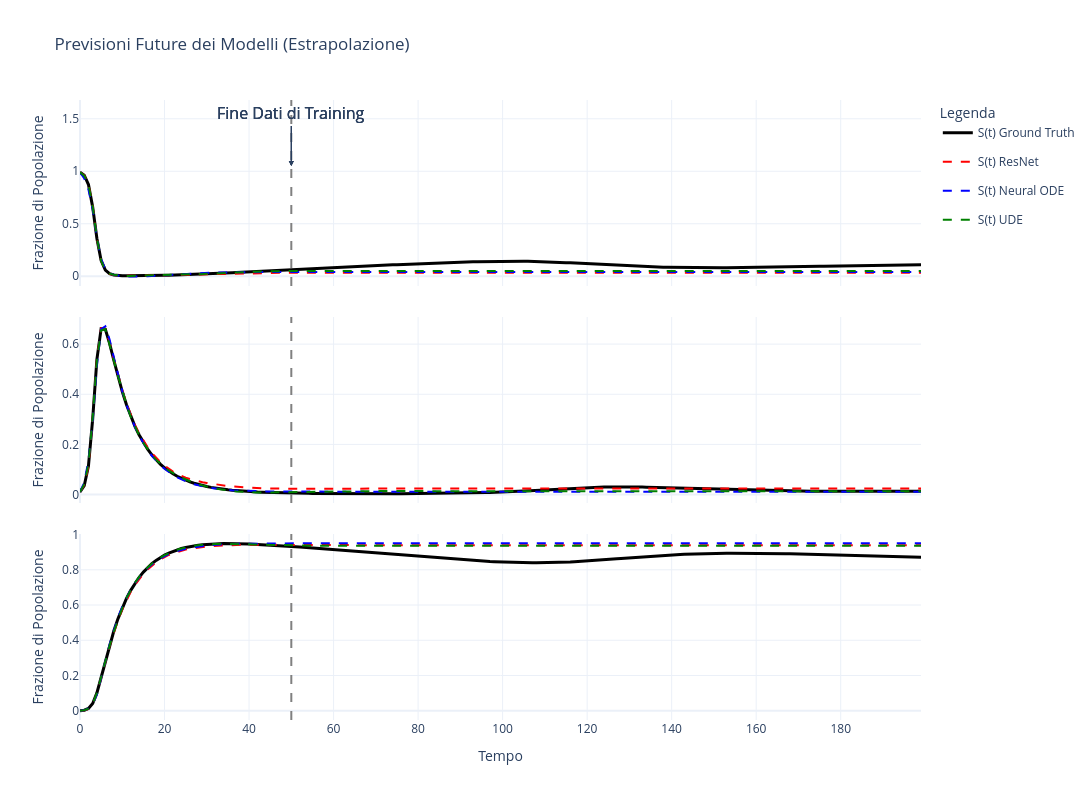

Source (notebook cell):
### Code cell
labels = ['S(t)', 'I(t)', 'R(t)']
colors = {
    'Ground Truth': 'black',
    'ResNet': 'red',
    'Neural ODE': 'blue',
    'UDE': 'green',
}

fig = make_subplots(
    rows=3, cols=1,
    shared_xaxes=True,
    vertical_spacing=0.05,
    subplot_titles=[f'Previsione Futura per {label}' for label in labels]
)

for i in range(3):
    # Ground Truth trace
    fig.add_trace(go.Scatter(
        x=t_future_np,
        y=true_future_traj[:, i].cpu().numpy(),
        name=f'{labels[i]} Ground Truth',
        mode='lines',
        line=dict(color=colors['Ground Truth'], width=3, dash='solid'),
        legendgroup='Ground Truth',
        showlegend=(i == 0)
    ), row=i + 1, col=1)

    # ResNet trace
    fig.add_trace(go.Scatter(
        x=t_future_np,
        y=pred_future_resnet[:, i].cpu().numpy(),
        name=f'{labels[i]} ResNet',
        mode='lines',
        line=dict(color=colors['ResNet'], dash='dash'),
        legendgroup='ResNet',
        showlegend=(i == 0)
    ), row=i + 1, col=1)

    # Neural ODE trace
    fig.add_trace(go.Scatter(
        x=t_future_np,
        y=pred_future_node[:, i].cpu().numpy(),
        name=f'{labels[i]} Neural ODE',
        mode='lines',
        line=dict(color=colors['Neural ODE'], dash='dash'),
        legendgroup='Neural ODE',
        showlegend=(i == 0)
    ), row=i + 1, col=1)

    # UDE trace
    fig.add_trace(go.Scatter(
        x=t_future_np,
        y=pred_future_ude[:, i].cpu().numpy(),
        name=f'{labels[i]} UDE',
        mode='lines',
        line=dict(color=colors['UDE'], dash='dash'),
        legendgroup='UDE',
        showlegend=(i == 0)
    ), row=i + 1, col=1)

    # Adding a vertical line at the end of training data
    fig.add_vline(
        x=t.cpu().max(),
        line_width=2,
        line_dash="dash",
        line_color="grey",
        row=i + 1, col=1
    )

fig.update_layout(
    title_text="Previsioni Future dei Modelli (Estrapolazione)",
    height=800,
    width=1400,
    legend_title_text='Legend',
    annotations=[
        dict(
            x=t.cpu().max(), y=1.05,
            xref="x", yref="y",
            text="End of training data",
            showarrow=True,
            arrowhead=2,
            ax=0, ay=-40
        )
    ],
    template='plotly_white',
)

fig.update_xaxes(title_text="Time", row=3, col=1)
fig.update_yaxes(title_text="Fraction of Population", row=1, col=1)
fig.update_yaxes(title_text="Fraction of Population", row=2, col=1)
fig.update_yaxes(title_text="Fraction of Population", row=3, col=1)

fig.show()

### Figure 1 — Plotly figure (JSON) as saved in the notebook; plotly's stock layout.template omitted (floating-point values rounded to 4 significant figures; data arrays with more than 128 entries replaced by an {"elided": "..."} marker saying what was removed)
{"data": [{"legendgroup": "Ground Truth", "line": {"color": "black", "dash": "solid", "width": 3}, "mode": "lines", "name": "S(t) Ground Truth", "showlegend": true, "x": {"elided": "200 float values"}, "y": {"elided": "200 float values"}, "type": "scatter", "xaxis": "x", "yaxis": "y"}, {"legendgroup": "ResNet", "line": {"color": "red", "dash": "dash"}, "mode": "lines", "name": "S(t) ResNet", "showlegend": true, "x": {"elided": "200 float values"}, "y": {"elided": "200 float values"}, "type": "scatter", "xaxis": "x", "yaxis": "y"}, {"legendgroup": "Neural ODE", "line": {"color": "blue", "dash": "dash"}, "mode": "lines", "name": "S(t) Neural ODE", "showlegend": true, "x": {"elided": "200 float values"}, "y": {"elided": "200 float values"}, "type": "scatter", "xaxis": "x", "yaxis": "y"}, {"legendgroup": "UDE", "line": {"color": "green", "dash": "dash"}, "mode": "lines", "name": "S(t) UDE", "showlegend": true, "x": {"elided": "200 float values"}, "y": {"elided": "200 float values"}, "type": "scatter", "xaxis": "x", "yaxis": "y"}, {"legendgroup": "Ground Truth", "line": {"color": "black", "dash": "solid", "width": 3}, "mode": "lines", "name": "I(t) Ground Truth", "showlegend": false, "x": {"elided": "200 float values"}, "y": {"elided": "200 float values"}, "type": "scatter", "xaxis": "x2", "yaxis": "y2"}, {"legendgroup": "ResNet", "line": {"color": "red", "dash": "dash"}, "mode": "lines", "name": "I(t) ResNet", "showlegend": false, "x": {"elided": "200 float values"}, "y": {"elided": "200 float values"}, "type": "scatter", "xaxis": "x2", "yaxis": "y2"}, {"legendgroup": "Neural ODE", "line": {"color": "blue", "dash": "dash"}, "mode": "lines", "name": "I(t) Neural ODE", "showlegend": false, "x": {"elided": "200 float values"}, "y": {"elided": "200 float values"}, "type": "scatter", "xaxis": "x2", "yaxis": "y2"}, {"legendgroup": "UDE", "line": {"color": "green", "dash": "dash"}, "mode": "lines", "name": "I(t) UDE", "showlegend": false, "x": {"elided": "200 float values"}, "y": {"elided": "200 float values"}, "type": "scatter", "xaxis": "x2", "yaxis": "y2"}, {"legendgroup": "Ground Truth", "line": {"color": "black", "dash": "solid", "width": 3}, "mode": "lines", "name": "R(t) Ground Truth", "showlegend": false, "x": {"elided": "200 float values"}, "y": {"elided": "200 float values"}, "type": "scatter", "xaxis": "x3", "yaxis": "y3"}, {"legendgroup": "ResNet", "line": {"color": "red", "dash": "dash"}, "mode": "lines", "name": "R(t) ResNet", "showlegend": false, "x": {"elided": "200 float values"}, "y": {"elided": "200 float values"}, "type": "scatter", "xaxis": "x3", "yaxis": "y3"}, {"legendgroup": "Neural ODE", "line": {"color": "blue", "dash": "dash"}, "mode": "lines", "name": "R(t) Neural ODE", "showlegend": false, "x": {"elided": "200 float values"}, "y": {"elided": "200 float values"}, "type": "scatter", "xaxis": "x3", "yaxis": "y3"}, {"legendgroup": "UDE", "line": {"color": "green", "dash": "dash"}, "mode": "lines", "name": "R(t) UDE", "showlegend": false, "x": {"elided": "200 float values"}, "y": {"elided": "200 float values"}, "type": "scatter", "xaxis": "x3", "yaxis": "y3"}], "layout": {"xaxis": {"anchor": "y", "domain": [0.0, 1.0], "matches": "x3", "showticklabels": false}, "yaxis": {"anchor": "x", "domain": [0.7, 1.0], "title": {"text": "Frazione di Popolazione"}}, "xaxis2": {"anchor": "y2", "domain": [0.0, 1.0], "matches": "x3", "showticklabels": false}, "yaxis2": {"anchor": "x2", "domain": [0.35, 0.65], "title": {"text": "Frazione di Popolazione"}}, "xaxis3": {"anchor": "y3", "domain": [0.0, 1.0], "title": {"text": "Tempo"}}, "yaxis3": {"anchor": "x3", "domain": [0.0, 0.3], "title": {"text": "Frazione di Popolazione"}}, "annotations": [{"font": {"size": 16}, "showarrow": true, "text": "Fine Dati di Training", "x": 50.0, "xanchor": "center", "xref": "x", "y": 1.05, "yanchor": "bottom", "yref": "y", "arrowhead": 2, "ax": 0, "ay": -40}, {"font": {"size": 16}, "showarrow": true, "text": "Fine Dati di Training", "x": 50.0, "xanchor": "center", "xref": "x", "y": 1.05, "yanchor": "bottom", "yref": "y", "arrowhead": 2, "ax": 0, "ay": -40}, {"font": {"size": 16}, "showarrow": true, "text": "Fine Dati di Training", "x": 50.0, "xanchor": "center", "xref": "x", "y": 1.05, "yanchor": "bottom", "yref": "y", "arrowhead": 2, "ax": 0, "ay": -40}], "shapes": [{"line": {"color": "grey", "dash": "dash", "width": 2}, "type": "line", "x0": 50.0, "x1": 50.0, "xref": "x", "y0": 0, "y1": 1, "yref": "y domain"}, {"line": {"color": "grey", "dash": "dash", "width": 2}, "type": "line", "x0": 50.0, "x1": 50.0, "xref": "x2", "y0": 0, "y1": 1, "yref": "y2 domain"}, {"line": {"color": "grey", "dash": "dash", "width": 2}, "type": "line", "x0": 50.0, "x1": 50.0, "xref": "x3", "y0": 0, "y1": 1, "yref": "y3 domain"}], "title": {"text": "Previsioni Future dei Modelli (Estrapolazione)"}, "legend": {"title": {"text": "Legenda"}}, "height": 800, "width": 1400}}
